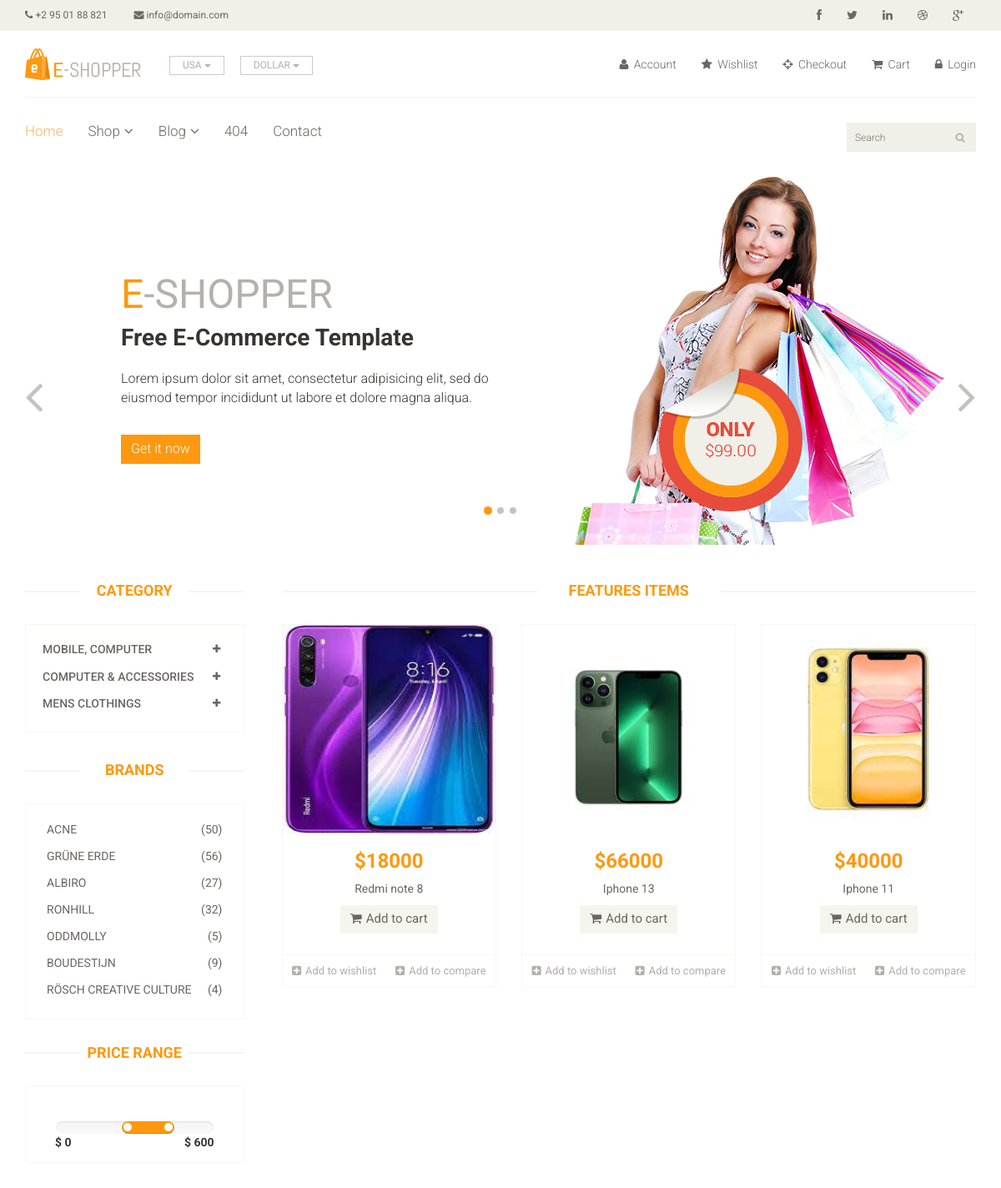
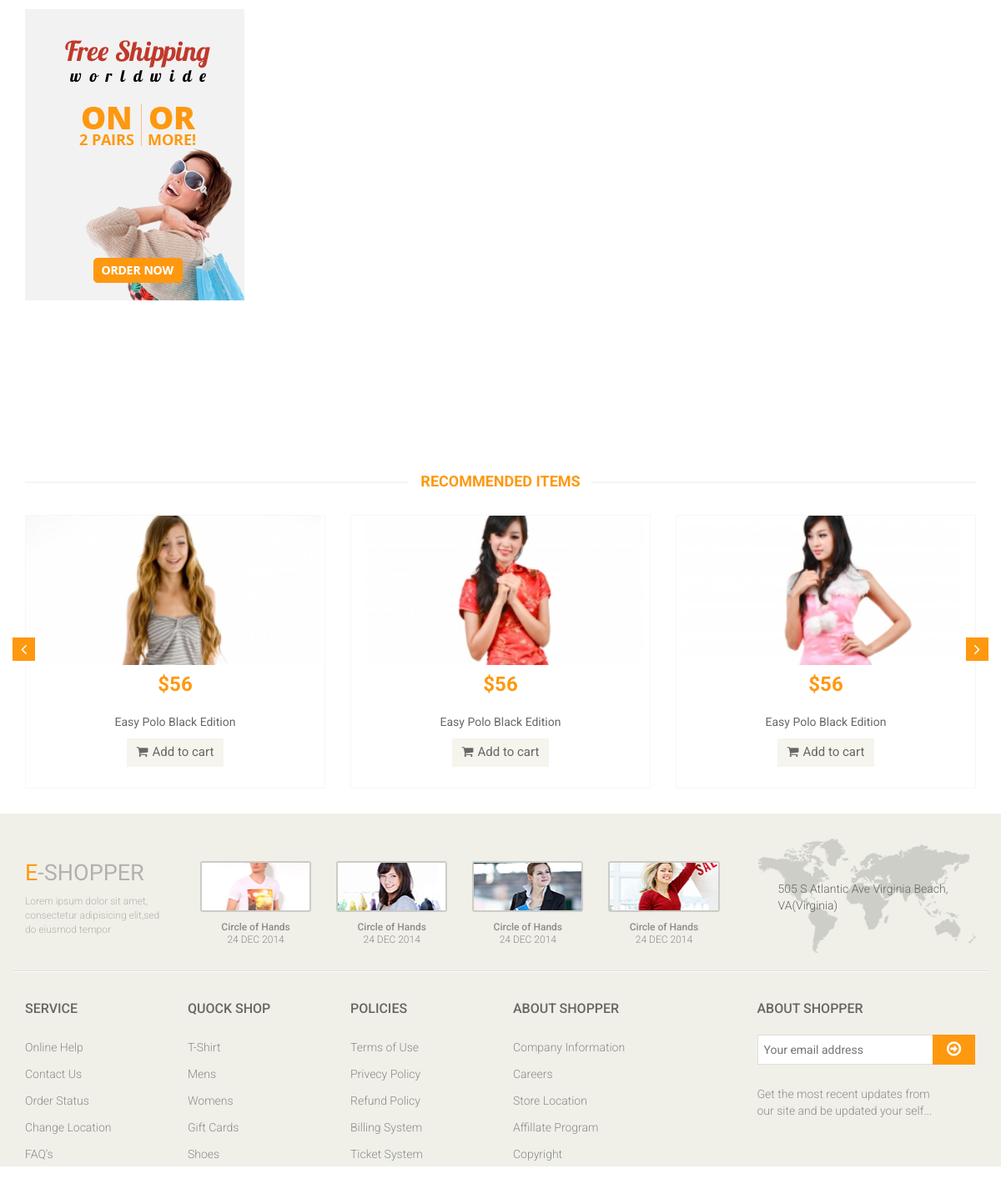
/?category=1, run on the app's committed database (2 pictures, top to bottom).
### app/models.py (models this page shows, shortened)
class Category(models.Model):
    name = models.CharField(max_length = 150)

class Product(models.Model):
    category = models.ForeignKey(Category, on_delete = models.CASCADE)
    subcategory = models.ForeignKey(SubCategory, on_delete = models.CASCADE)
    image = models.ImageField(upload_to = 'product_image')
    name = models.CharField(max_length = 150)
    price = models.IntegerField()
    date = models.DateField(auto_now_add = True)

### multivendor_shop/views.py (the view)
# urls.py: path('',index),
def index(request):
    category = Category.objects.all()
    categoryID = request.GET.get('category')
    print(categoryID)
    if categoryID:
        product = Product.objects.filter(subcategory = categoryID).order_by('-id')
    else:
        product = Product.objects.all()
    context = {
        'category' : category,
        'product' : product,
    }
    return render(request, 'index.html', context)

### templates/index.html (shortened to what this page needs)
{% extends 'master.html' %}
{% block body %}
<section id="slider">
    <div class="container">
        <div class="row">
            <div class="col-sm-12">
                <div id="slider-carousel" class="carousel slide" data-ride="carousel">
                    <ol class="carousel-indicators">
                        <li data-target="#slider-carousel" data-slide-to="0" class="active"></li>
                        <li data-target="#slider-carousel" data-slide-to="1"></li>
                        <li data-target="#slider-carousel" data-slide-to="2"></li>
                    </ol>
                    <div class="carousel-inner">
                        <div class="item active">
                            <div class="col-sm-6">
                                <h1><span>E</span>-SHOPPER</h1>
                                <h2>Free E-Commerce Template</h2>
                                <p>Lorem ipsum dolor sit amet, consectetur adipisicing elit, sed do eiusmod tempor
                                    incididunt ut labore et dolore magna aliqua. </p>
                                <button type="button" class="btn btn-default get">Get it now</button>
                            </div>
                            <div class="col-sm-6">
                                <img src="/static/images/home/girl1.jpg" class="girl img-responsive" alt="" />
                                <img src="/static/images/home/pricing.png" class="pricing" alt="" />
                            </div>
                        </div>
                    </div>
                    <a href="#slider-carousel" class="left control-carousel hidden-xs" data-slide="prev">
                        <i class="fa fa-angle-left"></i>
                    </a>
                    <a href="#slider-carousel" class="right control-carousel hidden-xs" data-slide="next">
                        <i class="fa fa-angle-right"></i>
                    </a>
                </div>
            </div>
        </div>
    </div>
</section>
<section>
    <div class="container">
        <div class="row">
            <div class="col-sm-3">
                <div class="left-sidebar">
                    <h2>Category</h2>
                    <div class="panel-group category-products" id="accordian">
                        {% for cat in category %}
                        <div class="panel panel-default">
                            <div class="panel-heading">
                                <h4 class="panel-title">
                                    <a data-toggle="collapse" data-parent="#accordian" href="#{{cat.id}}">
                                        <span class="badge pull-right"><i class="fa fa-plus"></i></span>
                                        {{cat.name}}
                                    </a>
                                </h4>
                            </div>
                        </div>
                        {% endfor %}
                    </div>
                    <div class="brands_products">
                        <h2>Brands</h2>
                        <div class="brands-name">
                            <ul class="nav nav-pills nav-stacked">
                                <li><a href="#"> <span class="pull-right">(50)</span>Acne</a></li>
                                <li><a href="#"> <span class="pull-right">(56)</span>Grüne Erde</a></li>
                                <li><a href="#"> <span class="pull-right">(27)</span>Albiro</a></li>
                                <li><a href="#"> <span class="pull-right">(32)</span>Ronhill</a></li>
                                <li><a href="#"> <span class="pull-right">(5)</span>Oddmolly</a></li>
                                <li><a href="#"> <span class="pull-right">(9)</span>Boudestijn</a></li>
                                <li><a href="#"> <span class="pull-right">(4)</span>Rösch creative culture</a></li>
                            </ul>
                        </div>
                    </div>
                    <div class="price-range">
                        <h2>Price Range</h2>
                        <div class="well text-center">
                                data-slider-step="5" data-slider-value="[250,450]" id="sl2"><br />
                            <b class="pull-left">$ 0</b> <b class="pull-right">$ 600</b>
                        </div>
                    </div>
                    <div class="shipping text-center">
                        <img src="/static/images/home/shipping.jpg" alt="" />
                    </div>
                </div>
            </div>
            <div class="col-sm-9 padding-right">
                <div class="features_items">
                    <h2 class="title text-center">Features Items</h2>
                    {% for prod in product %}
                    <div class="col-sm-4">
                        <div class="product-image-wrapper">
                            <div class="single-products">
                                <div class="productinfo text-center">
                                    <img src="{{prod.image}}" alt="" height="250px"/>
                                    <h2>${{prod.price}}</h2>
                                    <p>{{prod.name}}</p>
                                    <a href="#" class="btn btn-default add-to-cart"><i
                                            class="fa fa-shopping-cart"></i>Add to cart</a>
                                </div>
                                <div class="product-overlay">
                                    <div class="overlay-content">
                                    </div>
                                </div>
                            </div>
                            <div class="choose">
                                <ul class="nav nav-pills nav-justified">
                                    <li><a href="#"><i class="fa fa-plus-square"></i>Add to wishlist</a></li>
                                    <li><a href="#"><i class="fa fa-plus-square"></i>Add to compare</a></li>
                                </ul>
                            </div>
                        </div>
                    </div>
                    {% endfor %}
                </div>
            </div>
            <div class="recommended_items">
                <h2 class="title text-center">recommended items</h2>
                <div id="recommended-item-carousel" class="carousel slide" data-ride="carousel">
                    <div class="carousel-inner">
                        <div class="item active">
                            <div class="col-sm-4">
                                <div class="product-image-wrapper">
                                    <div class="single-products">
                                        <div class="productinfo text-center">
                                            <img src="/static/images/home/recommend1.jpg" alt="" />
                                            <h2>$56</h2>
                                            <p>Easy Polo Black Edition</p>
                                            <a href="#" class="btn btn-default add-to-cart"><i
                                                    class="fa fa-shopping-cart"></i>Add to cart</a>
                                        </div>
                                    </div>
                                </div>
                            </div>
                            <div class="col-sm-4">
                                <div class="product-image-wrapper">
                                    <div class="single-products">
                                        <div class="productinfo text-center">
                                            <img src="/static/images/home/recommend2.jpg" alt="" />
                                            <h2>$56</h2>
                                            <p>Easy Polo Black Edition</p>
                                            <a href="#" class="btn btn-default add-to-cart"><i
                                                    class="fa fa-shopping-cart"></i>Add to cart</a>
                                        </div>
                                    </div>
                                </div>
                            </div>
                            <div class="col-sm-4">
                                <div class="product-image-wrapper">
                                    <div class="single-products">
                                        <div class="productinfo text-center">
                                            <img src="/static/images/home/recommend3.jpg" alt="" />
                                            <h2>$56</h2>
                                            <p>Easy Polo Black Edition</p>
                                            <a href="#" class="btn btn-default add-to-cart"><i
                                                    class="fa fa-shopping-cart"></i>Add to cart</a>
                                        </div>
                                    </div>
                                </div>
                            </div>
                        </div>
                    </div>
                    <a class="left recommended-item-control" href="#recommended-item-carousel" data-slide="prev">
                        <i class="fa fa-angle-left"></i>
                    </a>
                    <a class="right recommended-item-control" href="#recommended-item-carousel" data-slide="next">
                        <i class="fa fa-angle-right"></i>
                    </a>
                </div>
            </div>
        </div>
    </div>
</section>
{% endblock %}

### data on the page
Category: name "MOBILE, COMPUTER"
Category: name "COMPUTER & ACCESSORIES"
Category: name "MENS CLOTHINGS"
Product: image (picture), price "18000", name "Redmi note 8"
Product: image (picture), price "66000", name "Iphone 13"
Product: image (picture), price "40000", name "Iphone 11"
